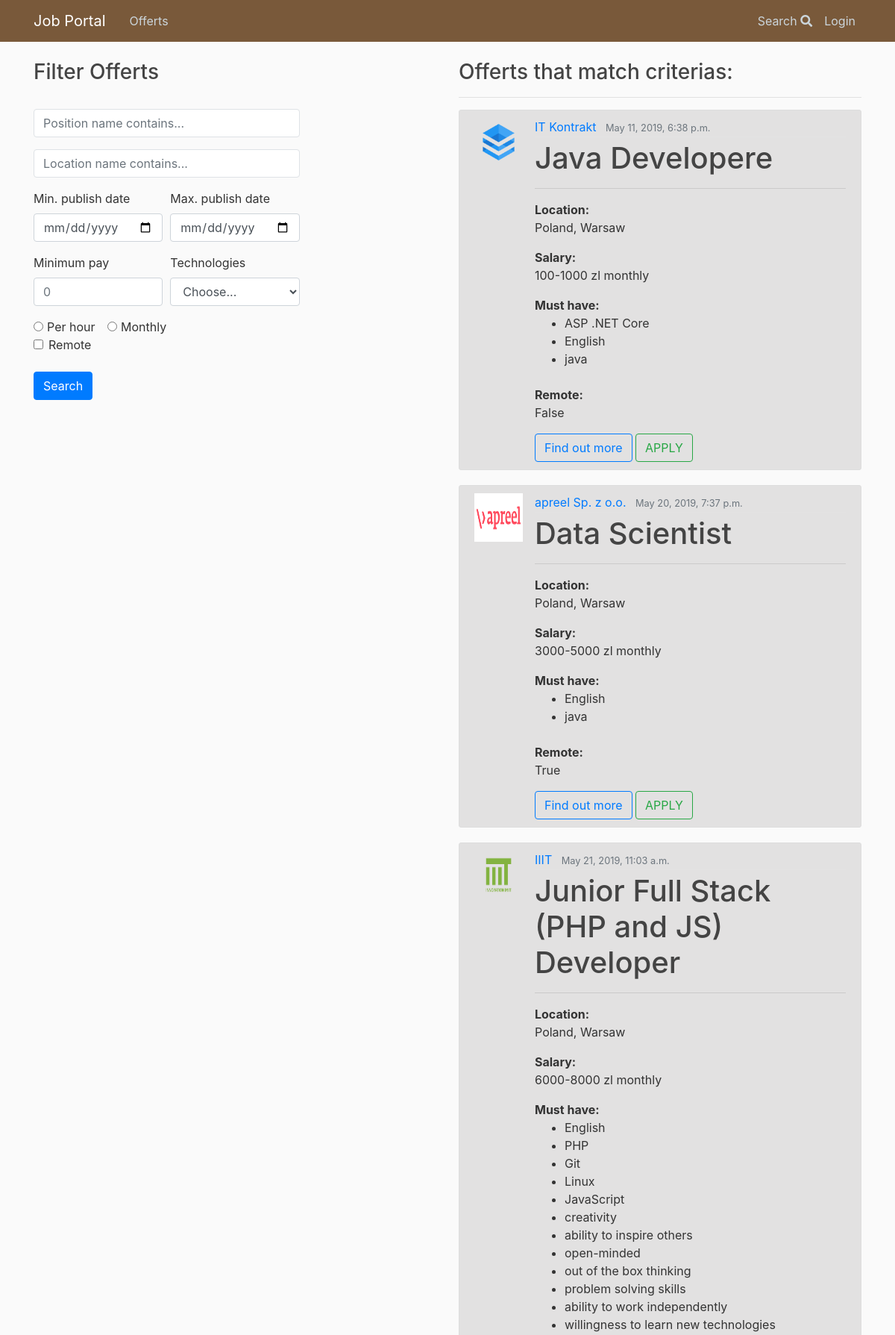
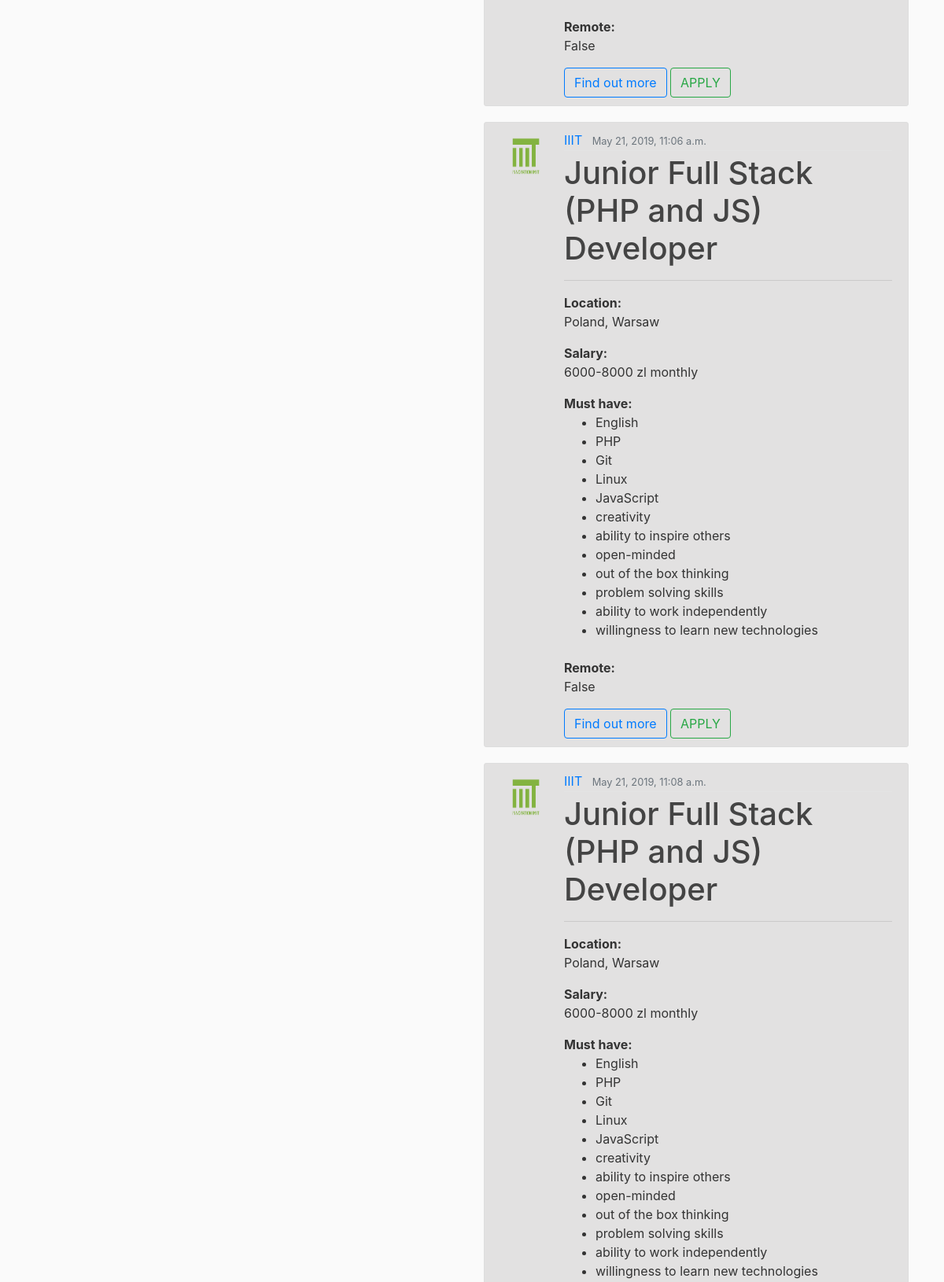
The app's page /search/ (upper part) with its own data (2 pictures, top to bottom).
### offerts/models.py (models this page shows, shortened)
class Offert(models.Model):
    author = models.ForeignKey(User, on_delete=models.CASCADE)
    position = models.CharField(max_length = 100)
    agency = models.ForeignKey(Agency, on_delete=models.CASCADE)
    remote = models.BooleanField(default=False)
    sal_types = (
        ('H', 'per hour'),
        ('M', 'monthly'),
    )
    salary_type = models.CharField(
        max_length=1,
        choices=sal_types,
        default='M',
    )
    min_salary = models.IntegerField(default=0)
    max_salary = models.IntegerField(default=0)
    publication_date = models.DateTimeField(auto_now_add = True)
    expiration_date = models.DateField(null=True, default=None)
    must_have = models.ManyToManyField('Tag')
    nice_to_have = models.CharField(max_length = 1000)
    duties = models.CharField(max_length = 1000)
    benefits = models.CharField(max_length = 1000)
    about = models.TextField(null=True)

class Agency(models.Model):
    company = models.ForeignKey(Company, on_delete=models.CASCADE)
    country = models.CharField(max_length = 100)
    location = models.CharField(max_length = 100)
    address = models.CharField(max_length = 200)
    weppage = models.URLField(null=True)
    email = models.EmailField()
    phone = models.CharField(max_length=15)
    class Meta:
        verbose_name_plural = "Agencies"

class Company(models.Model):
    name = models.CharField(max_length = 200, unique=True)
    logo = models.ImageField(upload_to = "logos/", null=True, default=None)
    webpage = models.URLField(null=True)
    about = models.CharField(max_length = 1000)
    class Meta:
        verbose_name_plural = "Companies"

class Tag(models.Model):
    name = models.CharField(max_length = 50)
    def __str__(self):
        return self.name

### search/views.py (the view)
# urls.py: path('', OffertListView.as_view(), name = 'index'),
def index(request):
    qs = Offert.objects.all() # qs -> queryset
    tag_set = Tag.objects.all()
    position = request.GET.get('position_name')
    location = request.GET.get('location_name')
    pub_date_min = request.GET.get('pub_date_min')
    pub_date_max= request.GET.get('pub_date_max')
    min_pay= request.GET.get('pay_min')
    tag = request.GET.get('tags')
    remote = request.GET.get('remoteCheck')
    per_hour = request.GET.get('per_hour');
    monthly = request.GET.get('monthly');
    if is_valid_query(position):
        qs = qs.filter(position__icontains=position)
    if is_valid_query(location):
        qs = qs.filter(agency__location__icontains = location)
    if is_valid_query(min_pay):
        qs = qs.filter(min_salary__gte = min_pay) #gte - greater than or equal
    if is_valid_query(pub_date_min):
        qs = qs.filter(publication_date__gte = pub_date_min)
    if is_valid_query(pub_date_max):
        qs = qs.filter(publication_date__lte = pub_date_max)
    if is_valid_query(tag) and tag != "Choose...":
        qs = qs.filter(must_have__name = tag)
    if remote == 'on':
        qs = qs.filter(remote = True)
    if per_hour == 'on':
        qs = qs.filter(salary_type = 'H')
    elif monthly == 'monthly':
        qs = qs.filter(salary_type = 'M')
    context = {
        'queryset' : qs,
        'tag_set' : tag_set
    }
    return render(request, 'search/search.html', context)

### search/views.py (called while the page is built)
def is_valid_query(param):
    return param != '' and param is not None

### search/templates/search/search.html (shortened to what this page needs)
{% extends 'base.html' %}
{% load static %}
{% block body %}
<div class="row">
  <div class="col-md-6" id="Filter Offerts">
    <div>
      <h3>Filter Offerts</h3> <br>
      <form method="GET">
        <div class="form-row">
          <div class="form-group col-8 ">
            <div class="input-group">
              <input class="form-control py-2 border" type="search" name="position_name" placeholder="Position name contains...">
            </div>
          </div>
        </div>
        <div class="form-row">
          <div class="form-group col-8">
            <div class="input-group">
              <input class="form-control py-2 border" type="search" name="location_name" placeholder="Location name contains...">
            </div>
          </div>
        </div>
        <div class="form-row">
          <div class="form-group col-md-3 col-lg-4 ">
            <label for="publishDateMin">Min. publish date</label>
            <input type="date" class="form-control" id="publishDateMin" name="pub_date_min" >
          </div>
          <div class="form-group col-md-3 col-lg-4">
            <label for="publishDateMax">Max. publish date</label>
            <input type="date" class="form-control" id="publishDateMax" name="pub_date_max" >
          </div>
        </div>
        <div class="form-row">
          <div class="form-group col-md-2 col-lg-4">
            <label for="payMin">Minimum pay</label>
            <input type="number" min=0 class="form-control" id="payMin" name='pay_min' placeholder="0">
          </div>
          <div class="form-group col-md-4">
            <label for="tags">Technologies</label>
            <select id="tags" class="form-control" name=tags>
              <option selected>Choose...</option>
            </select>
          </div>
        </div>
        <div class="form-check form-check-inline">
          <input class="form-check-input" type="radio" id="inlineRadio1" name="per_hour">
          <label class="form-check-label" for="per_hour">Per hour</label>
        </div>
        <div class="form-check form-check-inline">
          <input class="form-check-input" type="radio" id="inlineRadio2" name="monthly">
          <label class="form-check-label" for="monthly">Monthly</label>
        </div>
        <div class="form-check">
          <input class="form-check-input" type="checkbox" name="remoteCheck">
          <label class="form-check-label" for="remoteCheck">
            Remote
          </label>
        </div>
        <br>
        <button type="submit" class="btn btn-primary">Search</button>
      </form>
    </div>
  </div>
  <div class="col-md-6" id="Matched Offerts">
    {% if queryset %}
    <h3>Offerts that match criterias:</h3> <hr>
    {% for offert in queryset %}
    <article class="media content-section">
      <img class="article-img" src="{{offert.agency.company.logo.url}}" alt="logo">
      <div class="media-body">
        <div class="article-metadata">
          <a class="mr-2" href='#'>{{ offert.agency.company.name }}</a>
          <small class="text-muted">{{offert.publication_date}}</small>
        </div>
        <h1><a class="article-title">{{ offert.position }}</a></h1>
        <hr>
        <p class="article-content"><strong>Location:</strong> <br> {{ offert.agency.country }}, {{offert.agency.location }}</p>
        <p class="article-content"><strong>Salary:</strong> <br> {{offert.min_salary}}-{{offert.max_salary}} zl  {{ offert.get_salary_type_display }}</p>
        <strong>Must have:</strong>
        <ul>
          {% for tag in offert.must_have.all %}
            <li>{{tag}}</li>
          {% endfor %}
        </ul><br>
        <p class="article-content"><strong>Remote:</strong> <br> {{offert.remote}}</p>
        <a href="{% url 'offerts:offert_details' offert.id %}"><button type="button" class="btn btn-outline-primary">Find out more</button></a>
        <a  href="{% url 'offerts:apply' offert.id %}"><button type="button" class="btn btn-outline-success">APPLY</button></a>
        </article>
        {% endfor %}
        {% else %}
        <h3>No offerts found.</h3>
        {% endif %}
      </div>
    </div>
    {% endblock %}

### offerts/static/main.css (style rules this page uses)
body { background: #fafafa; color: #333333; margin-top: 5rem; }
h1, h2, h3, h4, h5, h6 { color: #444444; }
ul { margin: 0; }
.content-section { background: #e2e1e1; padding: 10px 20px; border: 1px solid #dddddd; border-radius: 3px; margin-bottom: 20px; }
.article-title { color: #444444; }
.article-content { white-space: pre-line; }
.article-img { height: 65px; width: 65px; margin-right: 16px; }
.article-metadata { padding-bottom: 1px; margin-bottom: 4px; border-bottom: 1px solid #e3e3e3 }

### records on screen
Offert: agency.company.logo (picture), agency.company.name "IT Kontrakt", publication_date "May 11, 2019, 6:38 p.m.", position "Java Developere", agency.country "Poland", agency.location "Warsaw", min_salary "100", max_salary "1000", salary_type "monthly", remote "False"
Tag: name "ASP .NET Core"
Tag: name "English"
Tag: name "java"
Offert: agency.company.logo (picture), agency.company.name "apreel Sp. z o.o.", publication_date "May 20, 2019, 7:37 p.m.", position "Data Scientist", agency.country "Poland", agency.location "Warsaw", min_salary "3000", max_salary "5000", salary_type "monthly", remote "True"
Offert: agency.company.logo (picture), agency.company.name "IIIT", publication_date "May 21, 2019, 11:03 a.m.", position "Junior Full Stack (PHP and JS) Developer", agency.country "Poland", agency.location "Warsaw", min_salary "6000", max_salary "8000", salary_type "monthly", remote "False"
Tag: name "PHP"
Tag: name "Git"
Tag: name "Linux"
Tag: name "JavaScript"
Tag: name "creativity"
Tag: name "ability to inspire others"
Tag: name "open-minded"
Tag: name "out of the box thinking"
Tag: name "problem solving skills"
Tag: name "ability to work independently"
Tag: name "willingness to learn new technologies"
Offert: agency.company.logo (picture), agency.company.name "IIIT", publication_date "May 21, 2019, 11:06 a.m.", position "Junior Full Stack (PHP and JS) Developer", agency.country "Poland", agency.location "Warsaw", min_salary "6000", max_salary "8000", salary_type "monthly", remote "False"
Offert: agency.company.logo (picture), agency.company.name "IIIT", publication_date "May 21, 2019, 11:08 a.m.", position "Junior Full Stack (PHP and JS) Developer", agency.country "Poland", agency.location "Warsaw", min_salary "6000", max_salary "8000", salary_type "monthly"
